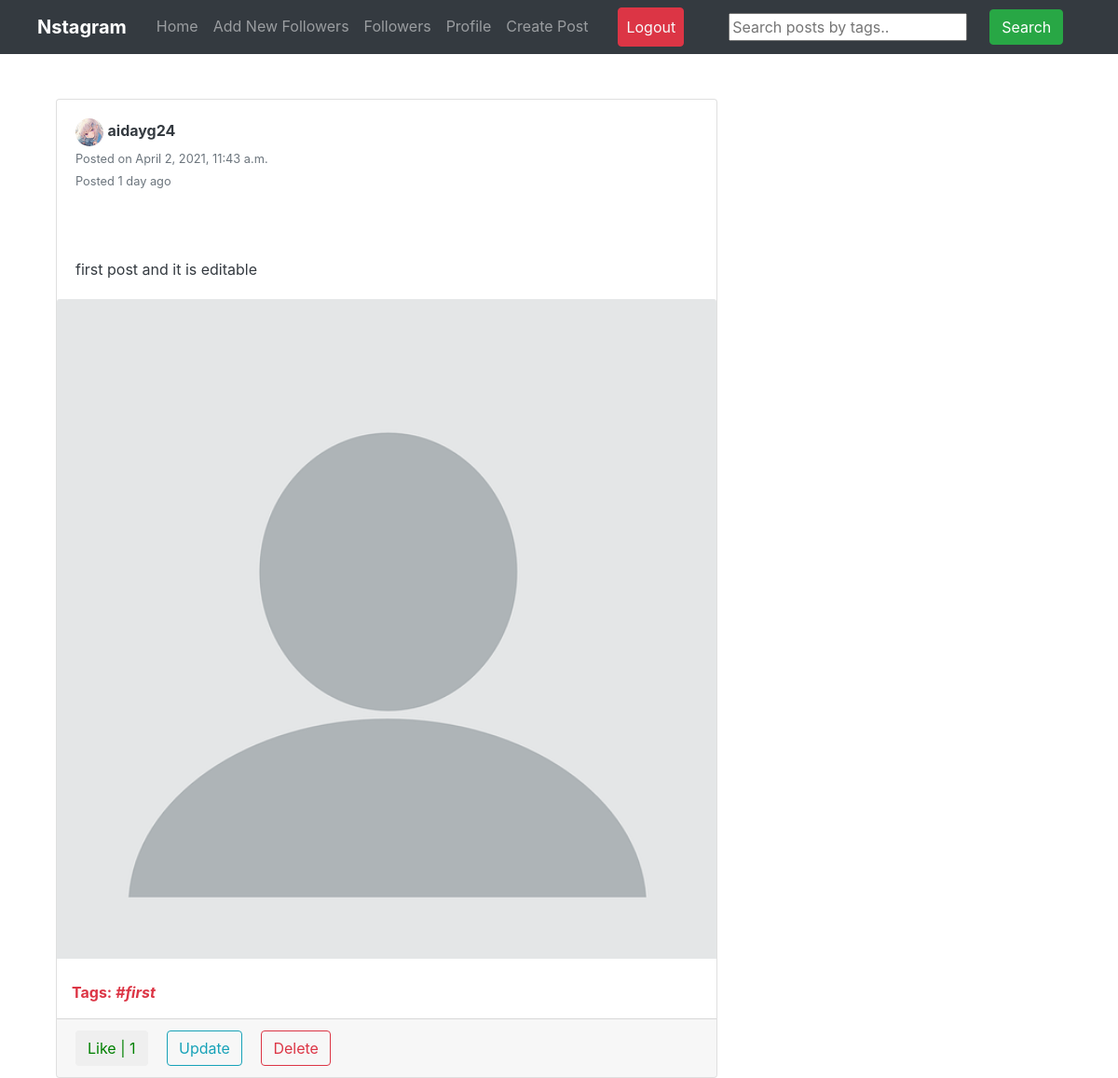
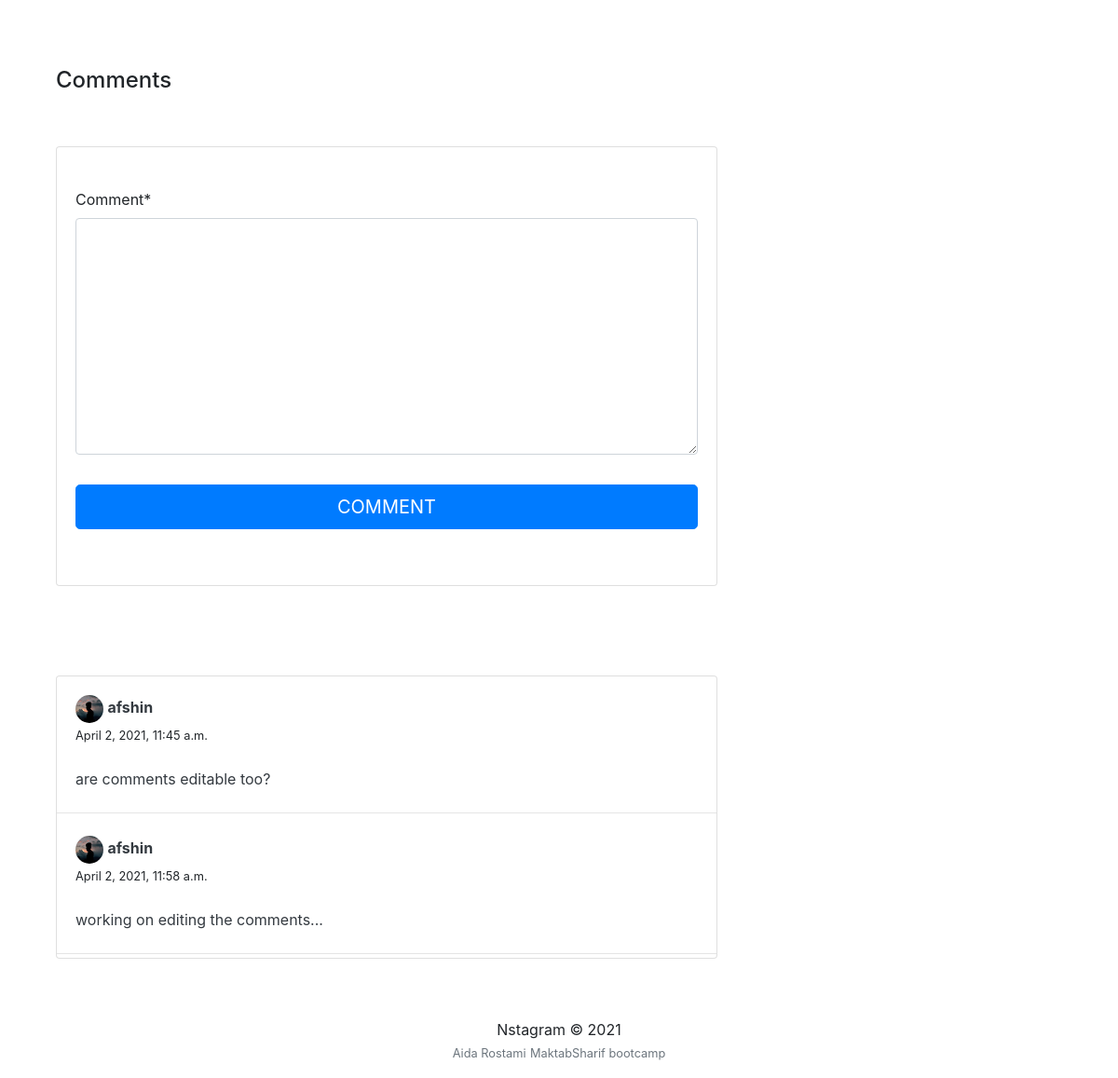
Page /post/2/ (signed in) on the committed database (2 pictures, top to bottom).
### apps/posts/models/post.py (models this page shows, shortened)
class Post(models.Model):
    description = models.CharField('Caption', max_length=255, blank=True)
    pic = models.ImageField(default='media/profile_pics/default.png', upload_to='post/pic', blank=True, null=True)
    date_posted = models.DateTimeField(default=timezone.now)
    user_name = models.ForeignKey(User, on_delete=models.CASCADE)
    location = models.CharField('Location', max_length=200, blank=True)
    tags = models.CharField('Tags', max_length=100, blank=True)
    class Meta:
        ordering = ['-date_posted']
    @property
    def time_left_from_post_date(self):
        now = timezone.now()
        duration = now - self.date_posted
        if duration.days == 0 and duration.seconds < 3600:
            return str('recently')
        if duration.days == 0:
            return str(duration.seconds // 3600) + str('  hours ago')
        if duration.days < 32:
            if duration.days == 1:
                return str(duration.days) + str(' day ago ')
            else:
                return str(duration.days) + str(' days ago ')

### apps/users/models/profile.py (models this page shows, shortened)
class Profile(models.Model):
    user = models.OneToOneField(User, on_delete=models.CASCADE)
    image = models.ImageField(default='media/profile_pics/default.png', upload_to='profile_pics')
    slug = AutoSlugField(populate_from='user')
    followers = models.ManyToManyField("Profile", blank=True)
    first_name = models.CharField('First name', max_length=100, blank=True, null=True)
    last_name = models.CharField('Last name', max_length=100, blank=True, null=True)
    bio = models.CharField('Bio', max_length=255, blank=True, null=True)
    website = models.CharField('Website', blank=True, max_length=150, null=True, validators=[check_website])
    GENDER = [('F', 'female'), ('M', 'male')]
    gender = models.CharField('Gender', max_length=1, choices=GENDER, blank=True, null=True)
    def get_absolute_url(self):
        return "/users/{}".format(self.slug)

### apps/posts/models/comment.py (models this page shows, shortened)
class Comments(models.Model):
    post = models.ForeignKey(Post, related_name='details', on_delete=models.CASCADE)
    username = models.ForeignKey(User, related_name='details', on_delete=models.CASCADE)
    comment = models.TextField('Comment')
    comment_date = models.DateTimeField(default=timezone.now)

### apps/posts/views.py (the view)
# urls.py: path('post/<int:pk>/', views.post_detail, name='post-detail'),
@login_required
def post_detail(request, pk):
    post = get_object_or_404(Post, pk=pk)
    user = request.user
    is_liked = Like.objects.filter(user=user, post=post)
    if request.method == 'POST':
        form = NewCommentForm(request.POST)
        if form.is_valid():
            data = form.save(commit=False)
            data.post = post
            data.username = user
            data.save()
            return redirect('post-detail', pk=pk)
    else:
        form = NewCommentForm()
    return render(request, 'posts/post_detail.html', {'post': post, 'is_liked': is_liked, 'form': form})

### apps/posts/forms.py
class NewCommentForm(forms.ModelForm):
    class Meta:
        model = Comments
        fields = ['comment']

### apps/posts/templates/posts/post_detail.html (shortened to what this page needs)
<!DOCTYPE html>
<html lang="en">
<head>
</head>
<body>
{% extends "posts/layout.html" %} {% load crispy_forms_tags %}
{% block searchform %}
<form
  class="form-inline my-2 my-lg-0 ml-5"
  action="{% url 'search_posts' %}"
  method="get"
>
  <input name="p" type="text" placeholder="Search posts by tags.." />
  <button class="btn btn-success my-2 my-sm-0 ml-4" type="submit">
    Search
  </button>
</form>
{% endblock searchform %} {% block content %}
<div class="container">
  <div class="row">
    <div class="col-md-8">
      <div class="card card-signin my-5">
        <div class="card-body">
          <a href="{{ post.user_name.profile.get_absolute_url }}"
            ><img
              src="{{ post.user_name.profile.image.url }}"
              class="rounded-circle"
              width="30"
              height="30"
              alt=""
          /></a>
          <a
            class="text-dark"
            href="{{ post.user_name.profile.get_absolute_url }}"
            ><b>{{ post.user_name }}</b></a
          >
          <br /><small class="text-muted"
            >Posted on {{ post.date_posted }}</small>
            <br /><small class="text-muted">Posted  {{ post.time_left_from_post_date }}</small>
          <br /><br />
          <br /><br />
          <p class="card-text text-dark">{{ post.description }}</p>
        </div>
        {%  if post.pic %}
        <a href="{{ post.pic.url }}"
          ><img class="card-img-top" src="{{ post.pic.url }}" alt=""
        /></a>
        {% endif %}
        {% if post.tags %}
        <br />
        <p class="text-danger ml-3">
          <b>Tags: <i>{{ post.tags }}</i></b>
        </p>
        {% endif %}
        <div class="card-footer">
          <button class="btn btn-white mr-3 like" id="{{ post.id }}">
            {% if is_liked %}
            <a
              href="{% url 'post-like' %}"
              style="color: red"
              id="likebtn{{ post.id }}"
            >
              Unlike | {{post.likes.count}}</a>
            {% else %}
            <a
              href="{% url 'post-like' %}"
              style="color: green"
              id="likebtn{{ post.id }}"
            >
              Like | {{post.likes.count}}</a
            >
            {% endif %}
          </button>
          {% if post.user_name == user %}
          <a
            class="btn btn-outline-info mr-3"
            href="{% url 'post-update' post.id %}"
            >Update</a
          >
          <a
            class="btn btn-outline-danger"
            href="{% url 'post-delete' post.id %}"
            >Delete</a
          >
          {% endif %}
        </div>
      </div>
    </div>
  </div>
  <br />
  <h4>Comments</h4>
  <div class="row">
    <div class="col-md-8">
      <div class="card card-signin my-5">
        <div class="card-body">
          <form class="form-signin" method="POST" id="post-form">
            <fieldset class="form-group">
              <br />
              {{ form|crispy }}
            </fieldset>
            <div class="form-group">
              <button
                class="btn btn-lg btn-primary btn-block text-uppercase"
                type="submit"
              >
                Comment</button
              ><br />
            </div>
          </form>
        </div>
      </div>
    </div>
  </div>
  <div class="row">
    <div class="col-md-8">
      {% if post.details.all %}
      <div class="card card-signin my-5">
        {% for detail in post.details.all %}
        <div class="card-body">
          <a href="{{ detail.username.profile.get_absolute_url }}">
            <img
              src="{{ detail.username.profile.image.url }}"
              class="rounded-circle"
              width="30"
              height="30"
              alt=""
            />
          </a>
          <a
            class="text-dark"
            href="{{ detail.username.profile.get_absolute_url }}"
            ><b>{{ detail.username }}</b></a
          >
          <br /><small>{{ detail.comment_date }}</small><br /><br />
          <p class="card-text text-dark">{{ detail.comment }}</p>
        </div>
        <hr class="my-1" />
        {% endfor %}
      </div>
      {% else %}
      <p>No comments to show!</p>
      {% endif %}
    </div>
  </div>
</div>
{% endblock content %}

### rows in the picture
Post: user_name.profile.image (picture), user_name "aidayg24", date_posted "April 2, 2021, 11:43 a.m.", time_left_from_post_date "1 day ago", description "first post and it is editable", pic (placeholder picture), tags "#first", likes.count "1"
Comments: username.profile.image (picture), username "afshin", comment_date "April 2, 2021, 11:45 a.m.", comment "are comments editable too?"
Comments: username.profile.image (picture), username "afshin", comment_date "April 2, 2021, 11:58 a.m.", comment "working on editing the comments..."
